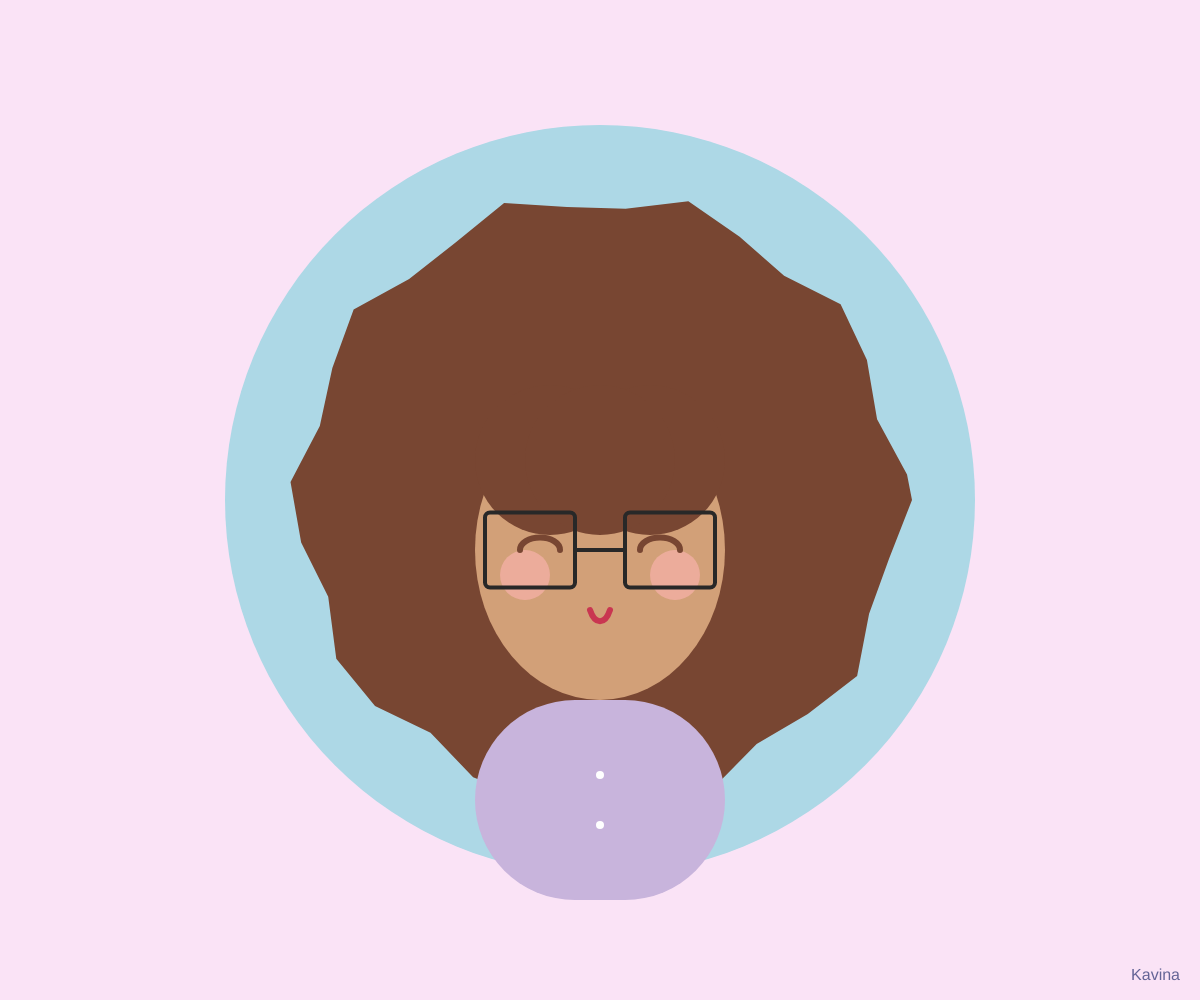
Frame 1 (no input)
Frame 60 (no input): identical to frame 1, image omitted
Frame 120 (the mouse pressed at the canvas centre since frame 60): identical to frame 1, image omitted

The p5.js sketch that drew this single still picture (run headless with seeded random() and noise() and a simulated clock; from frame 60 on, the mouse is pressed at the canvas centre):

// p5.js sketch
// ── sketch.js
/* Name: Kavina Mansukhani
   Email: Prototyping with Code
   Lab: #3
   Assignment: #3
   Title: "Basking in Purple"
*/

function setup() {
  createCanvas(windowWidth, windowHeight);
}

function draw() {
  background(250, 227, 246); 

  let centerX = width / 2;
  let centerY = height / 2;
  let s = min(width, height) * 0.5; 
  
  //Background Circle 
  noStroke();
  fill(173, 216, 230); 
  ellipse(centerX, centerY, s * 1.5);

  //Hair - Back Layer 
  fill(120, 70, 50);
  beginShape();

for (let a = 0; a < TWO_PI; a += 0.2) {
  let r = s * 0.5 + cos(a * 10) * 10;  
  let x = centerX + cos(a) * r * 1.2;
  let y = centerY + sin(a) * r * 1.2;

  vertex(x, y);
}

endShape(CLOSE);
  

  //Face
  fill(210, 160, 120);
  rectMode(CENTER);
  ellipse(centerX, centerY + s * 0.1, s * 0.5, s * 0.6, s * 0.2);
  
  //Hair bangs
  fill(120, 70, 50);
  ellipse(centerX - 50 , centerY - 40, s * 0.3, s * 0.3, s * 0.2);
  ellipse(centerX + 50 , centerY - 40, s * 0.3, s * 0.3, s * 0.2);
  ellipse(centerX , centerY - 40, s * 0.3, s * 0.3, s * 0.2);


  // Cheeks
  fill(255, 180, 180, 150); 
  ellipse(centerX - s * 0.15, centerY + s * 0.15, s * 0.1);
  ellipse(centerX + s * 0.15, centerY + s * 0.15, s * 0.1);
  
  // Eyes 
  noFill();
  stroke(120, 70, 50);
  strokeWeight(6);
  arc(centerX - s * 0.12, centerY + s * 0.1, s * 0.08, s * 0.05, PI, TWO_PI);
  arc(centerX + s * 0.12, centerY + s * 0.1, s * 0.08, s * 0.05, PI, TWO_PI);

  //Square Glasses 
  stroke(40);
  strokeWeight(4);
  rect(centerX - s * 0.14, centerY + s * 0.1, s * 0.18, s * 0.15, 5); 
  rect(centerX + s * 0.14, centerY + s * 0.1, s * 0.18, s * 0.15, 5);
  line(centerX - s * 0.05, centerY + s * 0.1, centerX + s * 0.05, centerY + s * 0.1); 

  // Mouth 
  stroke(201, 54, 81);
  strokeWeight(6);
  bezier(centerX - 10, centerY + s * 0.22, 
         centerX - 5, centerY + s * 0.25, 
         centerX + 5, centerY + s * 0.25, 
         centerX + 10, centerY + s * 0.22);

  //Shirt 
  noStroke();
  fill(200, 180, 220); 
  rect(centerX, centerY + s * 0.6, s * 0.5, s * 0.4, s * 0.2);
  //Buttons 
  fill(255);
  ellipse(centerX, centerY + s * 0.55, 8);
  ellipse(centerX, centerY + s * 0.65, 8);

  fill(100, 100, 150);
  textAlign(RIGHT);
  textSize(16);
  text("Kavina", width - 20, height - 20);
}

function windowResized() {
  resizeCanvas(windowWidth, windowHeight);
}
